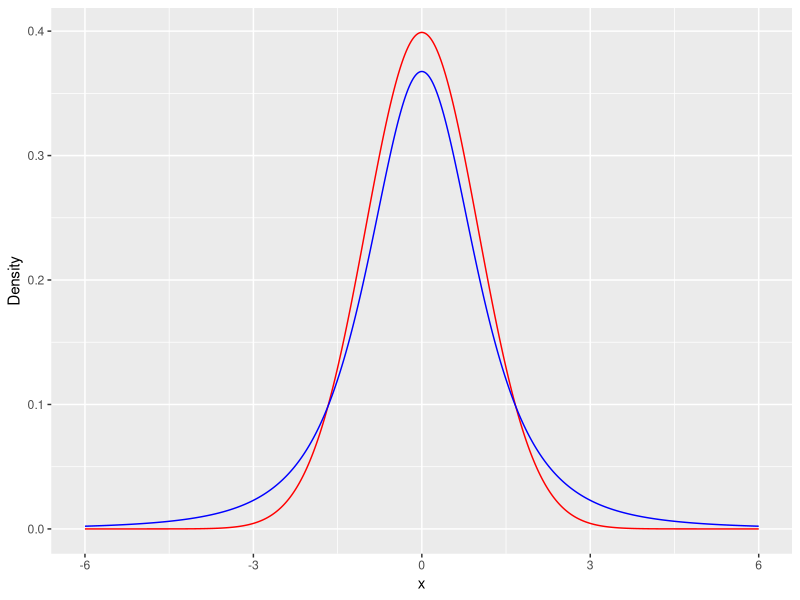
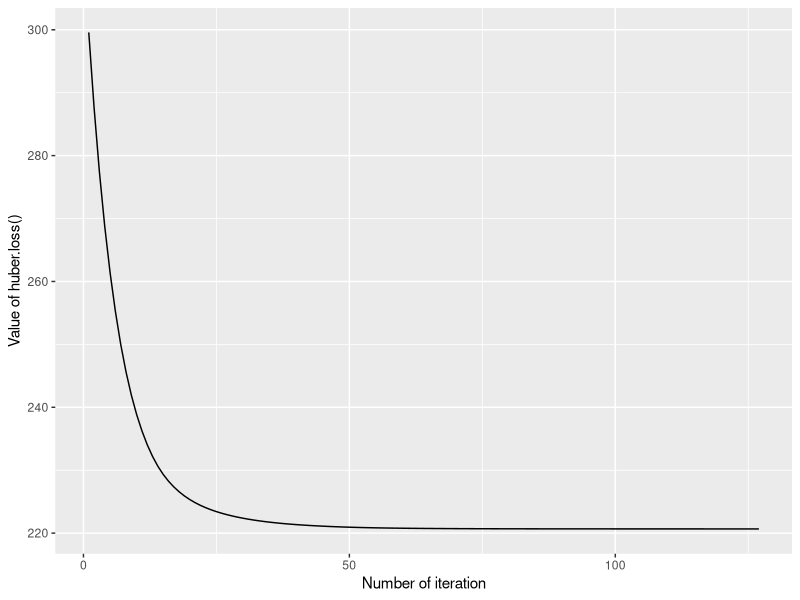
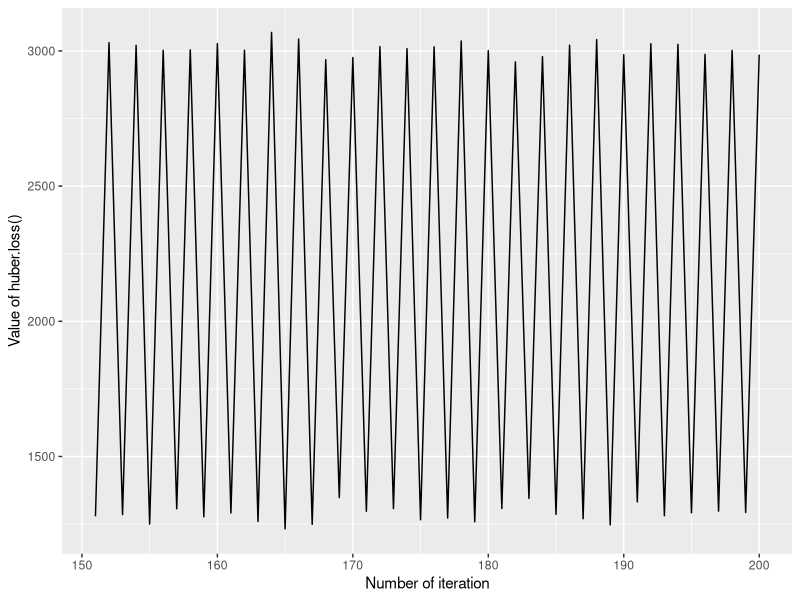

These figures' R source, in order:
## ---- chunk 1
knitr::opts_chunk$set(echo = TRUE)
## ---- chunk 2
n <- 100
p <- 10
s <- 3
set.seed(0)
x <- matrix(rnorm(n*p), n, p)
b <- c(-0.7, 0.7, 1, rep(0, p - s))
y <- x %*% b + rt(n, df = 2)
## ---- chunk 3
cor(x, y)
## ---- chunk 4
library(ggplot2)
xt <- seq(-6, 6, by = .001)
pdfdata <- data.frame(xt = xt, nd = dnorm(xt), td = dt(xt, df = 3))
ggplot(data = pdfdata) + 
  geom_line(mapping = aes(x = xt, y = nd), col = "red") + 
  geom_line(mapping = aes(x = xt, y = td), col = "blue") + 
  labs(x = "x", y = "Density")
## ---- chunk 5
huber.loss <- function(beta){
  # input vector of coefficient
  # return the sum of psi applied to residuals
  r <- y - x %*% beta
  c <- 1
  return(sum(ifelse(r^2 > c^2, 2*c*abs(r) - c^2, r^2)))
}
## ---- chunk 6
# first let's introduce function which applies gradient descent 
library(numDeriv)
grad.descent <- function(f, x0, max.iter = 200, step.size = 0.05, stopping.deriv = 0.01, ...) {
  # f: function need to be minimize
  # x0: initial point
  # max.iter
  # setp.size: eta
  # stopping.derive
  n    <- length(x0)
  # store every parameters in iteration
  xmat <- matrix(0, nrow = n, ncol = max.iter)
  xmat[,1] <- x0
  
  for (k in 2:max.iter) {
    # Calculate the gradient
    grad.cur <- grad(f, xmat[ ,k-1], ...) 
    
    # Should we stop?
    if (all(abs(grad.cur) < stopping.deriv)) {
      k <- k-1; break
    }
    
    # Move in the opposite direction of the grad
    xmat[ ,k] <- xmat[ ,k-1] - step.size * grad.cur
  }
  
  xmat <- xmat[ ,1:k] # Trim
  return(list(x = xmat[,k], xmat = xmat, k = k))
}
gd <- grad.descent(huber.loss, x0 = rep(0, p), step.size = 0.001, stopping.deriv = 0.1)
# the number of iteration
num_iter <- gd$k; num_iter
# final coefficient
final_coef <- gd$x; final_coef
## ---- chunk 7
obj <- rep(NA, num_iter)
for (i in 1:num_iter){
  obj[i] <- huber.loss(gd$xmat[,i])
}
ggplot() + 
  geom_line(mapping = aes(x = 1:num_iter, y = obj)) + 
  labs(x = "Number of iteration", y = "Value of huber.loss()")
## ---- chunk 8
gd2 <- grad.descent(huber.loss, x0 = rep(0, p), step.size = 0.1, stopping.deriv = 0.1)
obj2 <- rep(NA, 50)
for (i in 1:50){
  obj2[i] <- huber.loss(gd2$xmat[,i+49])
}
ggplot() + 
  geom_line(mapping = aes(x = (gd2$k-49):gd2$k, y = obj2)) + 
  labs(x = "Number of iteration", y = "Value of huber.loss()")
## ---- chunk 9
sparse.grad.descent <- function(f, x0, max.iter = 200, step.size = 0.05, stopping.deriv = 0.01, ...) {
  # f: function need to be minimize
  # x0: initial point
  # max.iter
  # setp.size: eta
  # stopping.derive
  n    <- length(x0)
  # store every parameters in iteration
  xmat <- matrix(0, nrow = n, ncol = max.iter)
  xmat[,1] <- x0
  
  for (k in 2:max.iter) {
    # Calculate the gradient
    grad.cur <- grad(f, xmat[ ,k-1], ...) 
    
    # Should we stop?
    if (all(abs(grad.cur) < stopping.deriv)) {
      k <- k-1; break
    }
    
    # Move in the opposite direction of the grad
    xmat[ ,k] <- xmat[ ,k-1] - step.size * grad.cur
    xmat[, k][abs(xmat[, k]) < 0.05] <- 0
  }
  
  xmat <- xmat[ ,1:k] # Trim
  return(list(x = xmat[,k], xmat = xmat, k = k))
}
gd.sparse <- sparse.grad.descent(huber.loss, x0 = rep(0, p), step.size = 0.001, stopping.deriv = 0.1)
# final coefficient estimates
gd.sparse$x
## ---- chunk 10
regdata <- as.data.frame(cbind(y, x))
colnames(regdata) <- c("y", paste("x", "1":"10", sep = ""))
# estimates in the usual manner using lm()
b_lm <- lm(y ~.-1, data = regdata)$coefficient; b_lm
# compute the mse of using lm()
mse_lm <- mean((b_lm - b)^2); mse_lm
# compute the mse of question 4
mse_q4 <- mean((gd$x - b)^2); mse_q4
# compute the mse of question 7
mse_q7 <- mean((gd.sparse$x - b)^2); mse_q7
## ---- chunk 11
set.seed(10)
y <- x %*% b + rt(n, df = 2)
# in question 4
gd3 <- grad.descent(huber.loss, x0 = rep(0, p), 
                    step.size = 0.001, stopping.deriv = 0.1)
gd3$x
mse_gd <- mean((gd3$x - b)^2); mse_gd
# in question 7
gd.sparse2 <- sparse.grad.descent(huber.loss, x0 = rep(0, p), 
                                  step.size = 0.001, stopping.deriv = 0.1)
gd.sparse2$x
mse_sparsegd <- mean((gd.sparse2$x - b)^2); mse_sparsegd
## ---- chunk 12
mse_gd2 <- rep(NA, 10)
mse_sparsegd2 <- rep(NA, 10)
for (i in 1:10){
  y <- x %*% b + rt(n, df = 2)
  gd4 <- grad.descent(huber.loss, x0 = rep(0, p), 
                      step.size = 0.001, stopping.deriv = 0.1)  
  mse_gd2[i] <- mean((gd4$x - b)^2)
  gd.sparse3 <- sparse.grad.descent(huber.loss, x0 = rep(0, p), 
                                    step.size = 0.001, stopping.deriv = 0.1)
  mse_sparsegd2[i] <- mean((gd.sparse3$x - b)^2)
}
# average
mean(mse_gd2)
mean(mse_sparsegd2)
# standard deviation
sd(mse_gd2)
sd(mse_sparsegd2)
# minimum
min(mse_gd2)
min(mse_sparsegd2)
